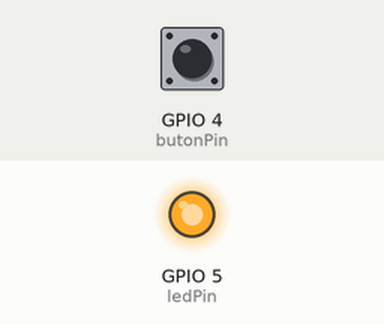
Bench run of a program on a simulated ESP32. On the bench: output pins drawn as LEDs (lit = HIGH). The inputs (shaded band) are chosen by the test bench; at power-on: GPIO 4 (butonPin) LOW.

Above: at 1.2 s.
1.3 s: GPIO 4 (butonPin) pulled HIGH for 0.15 s
At 2.5 s:
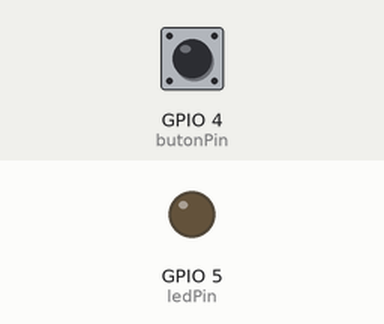
2.9 s: GPIO 4 (butonPin) pulled HIGH for 1 s
At 3.9 s:
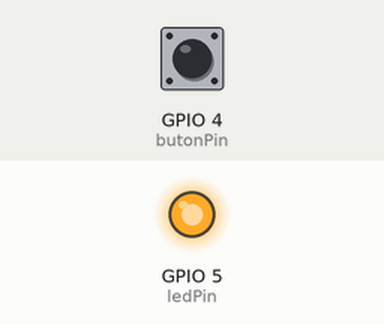
5.4 s: GPIO 4 (butonPin) pulled HIGH for 3.2 s
At 5.8 s:
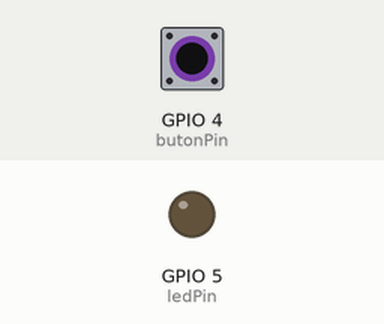
Timing chart, 0 to 8.4 s (numbered marks = the images above; inputs shaded):
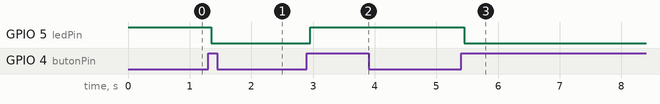

Measured:
- after the input at 1.3 s, GPIO 5 (ledPin): HIGH → LOW after 0.05 s
- after the input at 2.9 s, GPIO 5 (ledPin): LOW → HIGH after 0.05 s
- after the input at 5.4 s, GPIO 5 (ledPin): HIGH → LOW after 0.05 s

The program:

main.cpp
```cpp
#include <Arduino.h>
/*
int buton = 2;
int led = 3;
int butonDurum;

void setup() {
  pinMode(led, OUTPUT); //Led pinini çıkış pini olarak ayarladık.
  pinMode(buton, INPUT); //buton pinini giriş pini olarak ayarladık.
}

void loop() {
  butonDurum = digitalRead(buton); //buton değerini okutup değişkene aktardık.
  delay(250);
  if (butonDurum == 1) {
    digitalWrite(led,!digitalRead(led));
  }
}


int button = 4;
int led = 5;
int buttonState;

void setup() {
  Serial.begin(115200);
  pinMode(led, OUTPUT); //Led pinini çıkış pini olarak ayarladık.
  pinMode(button, INPUT); //buton pinini giriş pini olarak ayarladık.
}

void loop() {
  buttonState = digitalRead(button); //buton değerini okutup değişkene aktardık.
  Serial.println(buttonState);
  delay(250);
  if (buttonState == 1) {
    digitalWrite(led,!digitalRead(led));//Kodlarda butona bastığımızda ledin yanmasını ve açık kalmasını sağlayan kod if koşul bloğu içindeki digitalWrite(led,!digitalRead(led)); kodudur.
      Serial.printf("if içinde : %d\n",buttonState);
      Serial.println(!digitalRead(led));

  }

}
*/
// Ark sorununa yazılımsal çözüm!!!
const int butonPin = 4;    // butonun bağlı olduğu pin
const int ledPin = 5;      // led'in bağlı olduğu pin

int ledDurum = HIGH;         // çıkış pininin son durumu
int butonDurum=0;           // giriş pininin son durumu
int butonSonDurum = LOW;   // giriş pininden okunan önceki durum

unsigned long sonArkSuresi = 0;
unsigned long gecikme = 50;

void setup() {
  pinMode(butonPin, INPUT);
  pinMode(ledPin, OUTPUT);

  digitalWrite(ledPin, ledDurum);
}

void loop() {

  int butonDeger = digitalRead(butonPin); // ilk değerrimizi okuyoruz.

  if (butonDeger != butonSonDurum) {// ilk durumdan farklı ise millis komutu ile süreyi //başlatıyoruz
    sonArkSuresi = millis();
  }

  if ((millis() - sonArkSuresi) > gecikme) {// başta atadığımız gecikme süresini aşmış ise //butonun 1 veya 0 olduğuna dair kesin bir atama yapıyoruz.
    if (butonDeger != butonDurum) {
      butonDurum = butonDeger;
      if (butonDurum == HIGH) {
        ledDurum = !ledDurum;
      }
    }
  }

  digitalWrite(ledPin, ledDurum);

  butonSonDurum = butonDeger; // en son aldığımız değeri buton son durumuna yazıyoruz.
}
```
